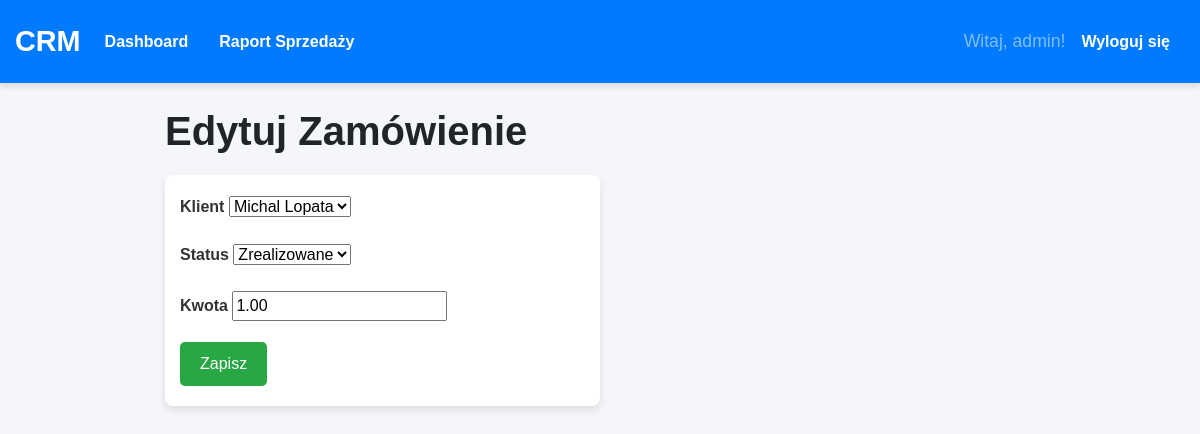
Page /edytuj-zamowienie/1/ (signed in) on the earlier database version.
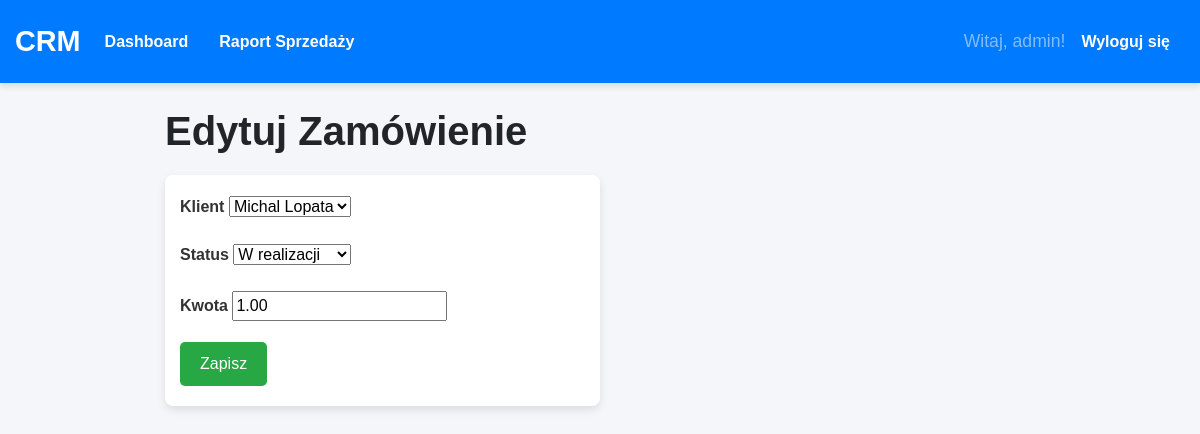
Same page on the later database version.
### crm_app/models.py (models this page shows, shortened)
class Zamowienie(models.Model):
    klient = models.ForeignKey(Klient, on_delete=models.CASCADE)
    data_zamowienia = models.DateTimeField(auto_now_add=True)
    status = models.CharField(max_length=15, choices=[
        ('w_realizacji', 'W realizacji'),
        ('zrealizowane', 'Zrealizowane'),
        ('anulowane', 'Anulowane'),
    ])
    kwota = models.DecimalField(max_digits=10, decimal_places=2)

### crm_app/views.py (the view)
# urls.py: path('edytuj-zamowienie/<str:pk>/', views.edytuj_zamowienie, name='edytuj-zamowienie'),
@login_required
@permission_required('crm_app.change_zamowienie', raise_exception=True)
def edytuj_zamowienie(request, pk):
    zamowienie = get_object_or_404(Zamowienie, id=pk)
    form = ZamowienieForm(instance=zamowienie)
    if request.method == 'POST':
        form = ZamowienieForm(request.POST, instance=zamowienie)
        if form.is_valid():
            form.save()
            return redirect('dashboard')
    context = {'form': form, 'title': 'Edytuj Zamówienie'}
    return render(request, 'crm_app/form.html', context)

### crm_app/forms.py
class ZamowienieForm(ModelForm):
    class Meta:
        model = Zamowienie
        fields = '__all__'

### crm_app/models.py (called while the page is built)
    def __str__(self):
        return f"{self.imie} {self.nazwisko}"

### crm_app/templates/crm_app/form.html (shortened to what this page needs)
{% extends 'crm_app/base.html' %}
{% load static %}
{% block content %}
    <h1>{{ title }}</h1>
    <form method="POST" class="col-md-6">
        {% for field in form %}
            <div class="form-group">
                <label for="{{ field.id_for_label }}">{{ field.label }}</label>
                {{ field }}
            </div>
        {% endfor %}
        <button type="submit" class="btn btn-success">Zapisz</button>
    </form>
{% endblock %}

Differences in the rows shown:
changed Zamowienie "Michal Lopata": status "Zrealizowane" → "W realizacji"
